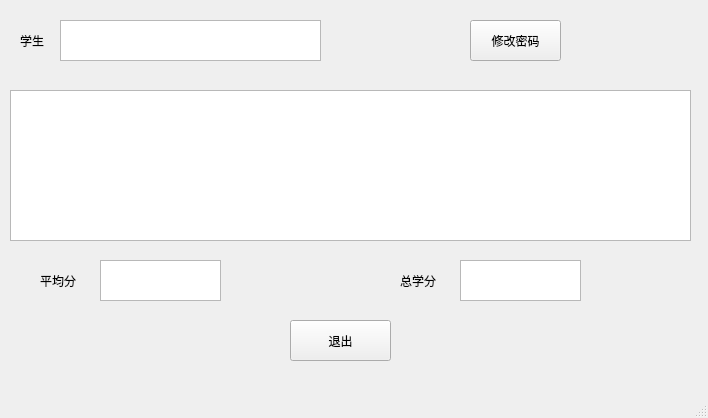
<?xml version="1.0" encoding="UTF-8"?>
<ui version="4.0">
 <class>student</class>
 <widget class="QMainWindow" name="student">
  <property name="geometry">
   <rect>
    <x>0</x>
    <y>0</y>
    <width>708</width>
    <height>418</height>
   </rect>
  </property>
  <property name="windowTitle">
   <string>MainWindow</string>
  </property>
  <widget class="QWidget" name="centralwidget">
   <widget class="QTableView" name="tableView">
    <property name="geometry">
     <rect>
      <x>10</x>
      <y>90</y>
      <width>681</width>
      <height>151</height>
     </rect>
    </property>
   </widget>
   <widget class="QPushButton" name="pushButton">
    <property name="geometry">
     <rect>
      <x>290</x>
      <y>320</y>
      <width>101</width>
      <height>41</height>
     </rect>
    </property>
    <property name="text">
     <string>退出</string>
    </property>
   </widget>
   <widget class="QTableView" name="tableView_2">
    <property name="geometry">
     <rect>
      <x>60</x>
      <y>20</y>
      <width>261</width>
      <height>41</height>
     </rect>
    </property>
   </widget>
   <widget class="QLabel" name="label">
    <property name="geometry">
     <rect>
      <x>20</x>
      <y>30</y>
      <width>41</width>
      <height>21</height>
     </rect>
    </property>
    <property name="text">
     <string>学生</string>
    </property>
   </widget>
   <widget class="QLabel" name="label_2">
    <property name="geometry">
     <rect>
      <x>40</x>
      <y>270</y>
      <width>51</width>
      <height>21</height>
     </rect>
    </property>
    <property name="text">
     <string>平均分</string>
    </property>
   </widget>
   <widget class="QTableView" name="tableView_3">
    <property name="geometry">
     <rect>
      <x>100</x>
      <y>260</y>
      <width>121</width>
      <height>41</height>
     </rect>
    </property>
   </widget>
   <widget class="QTableView" name="tableView_4">
    <property name="geometry">
     <rect>
      <x>460</x>
      <y>260</y>
      <width>121</width>
      <height>41</height>
     </rect>
    </property>
   </widget>
   <widget class="QLabel" name="label_3">
    <property name="geometry">
     <rect>
      <x>400</x>
      <y>270</y>
      <width>51</width>
      <height>21</height>
     </rect>
    </property>
    <property name="text">
     <string>总学分</string>
    </property>
   </widget>
   <widget class="QPushButton" name="pushButton_2">
    <property name="geometry">
     <rect>
      <x>470</x>
      <y>20</y>
      <width>91</width>
      <height>41</height>
     </rect>
    </property>
    <property name="text">
     <string>修改密码</string>
    </property>
   </widget>
   <widget class="QLabel" name="label_4">
    <property name="geometry">
     <rect>
      <x>-10</x>
      <y>0</y>
      <width>741</width>
      <height>421</height>
     </rect>
    </property>
    <property name="styleSheet">
     <string notr="true">background-image: url(C:/Users/wxy/Desktop/123.jpg);</string>
    </property>
    <property name="text">
     <string>&lt;html&gt;&lt;head/&gt;&lt;body&gt;&lt;p&gt;&lt;br/&gt;&lt;/p&gt;&lt;/body&gt;&lt;/html&gt;</string>
    </property>
   </widget>
   <zorder>label_4</zorder>
   <zorder>tableView</zorder>
   <zorder>pushButton</zorder>
   <zorder>tableView_2</zorder>
   <zorder>label</zorder>
   <zorder>label_2</zorder>
   <zorder>tableView_3</zorder>
   <zorder>tableView_4</zorder>
   <zorder>label_3</zorder>
   <zorder>pushButton_2</zorder>
  </widget>
  <widget class="QMenuBar" name="menubar">
   <property name="geometry">
    <rect>
     <x>0</x>
     <y>0</y>
     <width>708</width>
     <height>26</height>
    </rect>
   </property>
  </widget>
  <widget class="QStatusBar" name="statusbar"/>
 </widget>
 <resources/>
 <connections/>
</ui>
